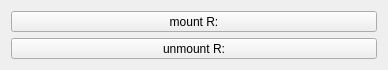
<?xml version="1.0" encoding="UTF-8"?>
<ui version="4.0">
 <class>Widget</class>
 <widget class="QWidget" name="Widget">
  <property name="geometry">
   <rect>
    <x>0</x>
    <y>0</y>
    <width>388</width>
    <height>70</height>
   </rect>
  </property>
  <property name="sizePolicy">
   <sizepolicy hsizetype="Fixed" vsizetype="Fixed">
    <horstretch>0</horstretch>
    <verstretch>0</verstretch>
   </sizepolicy>
  </property>
  <property name="minimumSize">
   <size>
    <width>388</width>
    <height>70</height>
   </size>
  </property>
  <property name="maximumSize">
   <size>
    <width>388</width>
    <height>70</height>
   </size>
  </property>
  <property name="windowTitle">
   <string>qt-imdisk</string>
  </property>
  <layout class="QGridLayout" name="gridLayout">
   <item row="0" column="0">
    <widget class="QPushButton" name="btn_mountDisk">
     <property name="text">
      <string>mount R:</string>
     </property>
    </widget>
   </item>
   <item row="1" column="0">
    <widget class="QPushButton" name="btn_unmountDisk">
     <property name="text">
      <string>unmount R:</string>
     </property>
    </widget>
   </item>
  </layout>
 </widget>
 <layoutdefault spacing="6" margin="11"/>
 <resources/>
 <connections/>
</ui>
